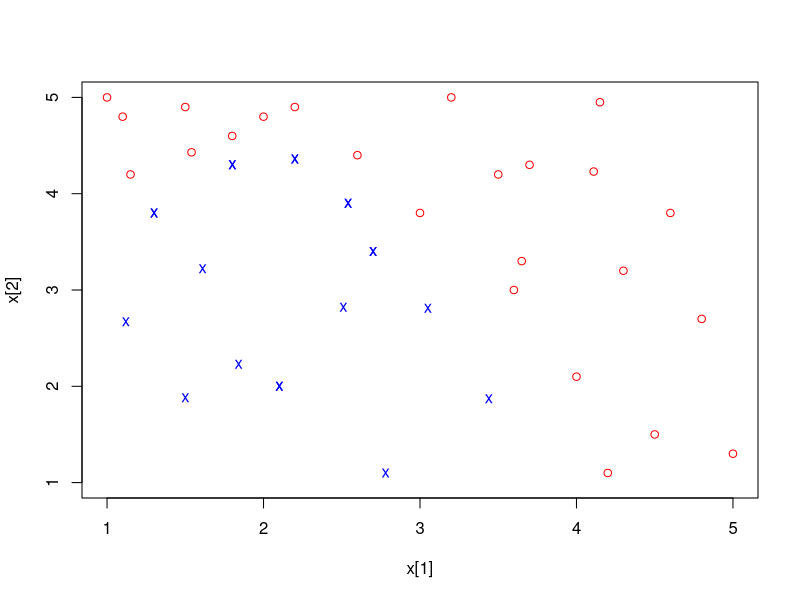

Reproduce this figure in R.
## ANN figures

p1s = matrix(c(1,5, 1.1,4.8, 1.5,4.9, 2,4.8, 2.2,4.9, 
               2.6,4.4, 1.15,4.2, 1.8,4.6, 3,3.8, 3.2,5, 
               3.5,4.2, 3.6,3, 3.7,4.3, 3.65,3.3, 4.6,3.8, 
               4.8,2.7, 4.15,4.95, 4.3,3.2, 1.54,4.43, 4,2.1,
               4.2,1.1, 4.5,1.5, 5,1.3, 5.2,1.8, 4.11,4.23), 25, 2, byrow=T)

p2s = matrix(c(1.8,4.3, 2.2,4.36, 2.54,3.9, 1.3,3.8,
               2.7,3.4, 2.1,2, 3.05,2.81, 3.44,1.87, 2.78,1.1,
               1.12,2.67, 1.84,2.23, 1.5,1.88, 2.51,2.82, 1.61,3.22
              
               ), 20, 2, byrow=T)


plot(p1s[,1], p1s[,2], col='red',
  xlab='x[1]', ylab='x[2]', xlim=c(1,5), ylim=c(1,5))

points(p2s[,1], p2s[,2], col='blue', pch='x')

##dev.copy2eps(file='quadraticDecisionBound.eps')
